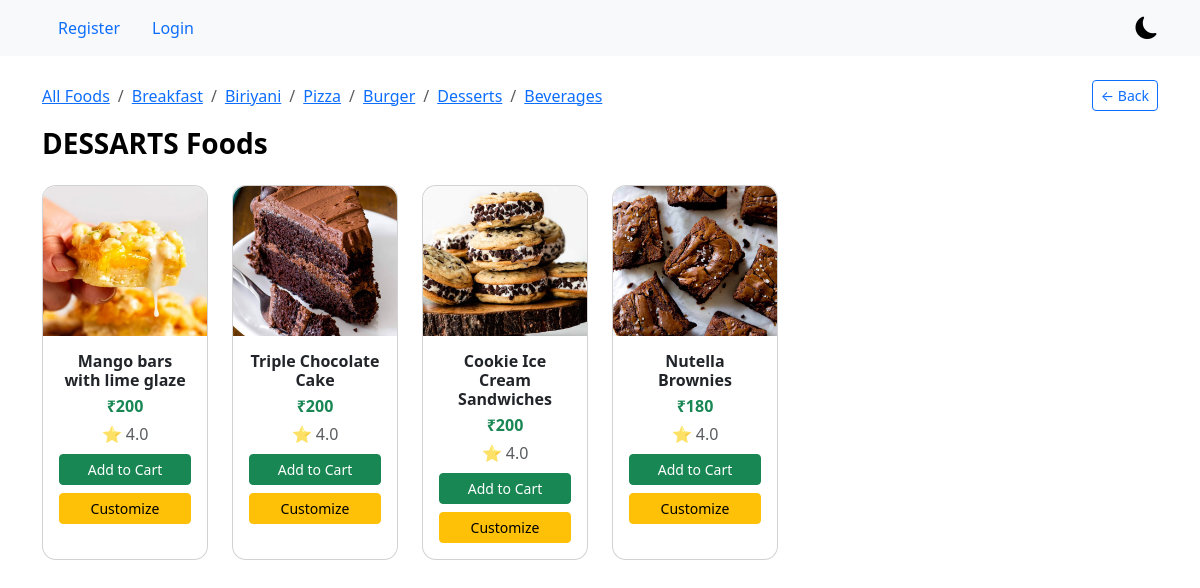
The app's page /foods/category/DESSARTS/ with its own data.
### foods/models.py (models this page shows)
class FoodItems(models.Model):
    name=models.CharField(max_length=100)
    price=models.IntegerField(null=True,blank=True)
    rating=models.FloatField(null=True,blank=True)
    foodpic = models.ImageField(upload_to='foodpic/', blank=True, null=True)
    Categories=models.CharField(max_length=100,choices=Categories)

### foods/views.py (the view)
# urls.py: path('category/<str:category>/', views.category_foods, name='category_foods'),
def category_foods(request, category):
    foods = FoodItems.objects.filter(Categories=category)
    context = {
        'foods': foods,
        'category': category,
    }
    return render(request, 'foods/category.html', context)

### templates/foods/category.html (shortened to what this page needs)
{% extends 'base.html' %}
{% load static %}
{% block content %}
<div class="container mt-4">
    <div class="breadcrumb-container mb-3">
        <nav aria-label="breadcrumb">
            <ol class="breadcrumb mb-0">
                <li class="breadcrumb-item">
                    <a href="{% url 'Allfoods' %}">All Foods</a>
                </li>
                <li class="breadcrumb-item"><a href="{% url 'category_foods' 'BREAKFAST' %}">Breakfast</a></li>
                <li class="breadcrumb-item"><a href="{% url 'category_foods' 'BIRIYANI' %}">Biriyani</a></li>
                <li class="breadcrumb-item"><a href="{% url 'category_foods' 'PIZZA' %}">Pizza</a></li>
                <li class="breadcrumb-item"><a href="{% url 'category_foods' 'BURGER' %}">Burger</a></li>
                <li class="breadcrumb-item"><a href="{% url 'category_foods' 'DESSARTS' %}">Desserts</a></li>
                <li class="breadcrumb-item"><a href="{% url 'category_foods' 'BREVERAGES' %}">Beverages</a></li>
            </ol>
        </nav>
        <a href="{% url 'Allfoods' %}" class="btn btn-outline-primary btn-sm">
            ← Back
        </a>
    </div>
    <h3 class="mb-4 text-capitalize fw-bold">
        {{ category }} Foods
    </h3>
    <div class="row g-4">
        {% for food in foods %}
            <div class="col-xl-2 col-lg-3 col-md-4 col-sm-6">
                <div class="card food-card h-100">
                    {% if food.foodpic %}
                        <img src="{{ food.foodpic.url }}" class="card-img-top food-img">
                    {% else %}
                        <img src="{% static 'css/images/default.png' %}" class="card-img-top food-img">
                    {% endif %}
                    <div class="card-body text-center">
                        <h6 class="fw-semibold mb-1">{{ food.name }}</h6>
                        <p class="mb-1 text-success fw-bold">₹{{ food.price }}</p>
                        <p class="mb-2 text-muted">⭐ {{ food.rating }}</p>
                        <a href="{% url 'add_cart' %}?food_id={{ food.id }}"
                           class="btn btn-success btn-sm w-100 mb-2">
                            Add to Cart
                        </a>
                        <a href="{% url 'customize' food.id %}"
                           class="btn btn-warning btn-sm w-100">
                            Customize
                        </a>
                    </div>
                </div>
            </div>
        {% endfor %}
    </div>
</div>
{% endblock %}

### templates/base.html (style rules this page uses)
:root { --bg-color: #ffffff; --text-color: #000000; --card-bg: #ffffff; --nav-bg: #f8f9fa; }
body { background-color: var(--bg-color); color: var(--text-color); transition: all 0.3s ease; scroll-behavior: smooth; }
.card, .jumbotron { background-color: var(--card-bg) !important; border-radius: 12px; }

### templates/foods/category.html (style rules this page uses)
.food-card { border-radius: 14px; transition: transform 0.2s ease, box-shadow 0.2s ease; }
.food-img { height: 150px; object-fit: cover; border-top-left-radius: 14px; border-top-right-radius: 14px; }
.breadcrumb-container { display: flex; justify-content: space-between; align-items: center; }

### records on screen
FoodItems: foodpic (picture), name "Mango bars with lime glaze", price "200", rating "4.0"
FoodItems: foodpic (picture), name "Triple Chocolate Cake", price "200", rating "4.0"
FoodItems: foodpic (picture), name "Cookie Ice Cream Sandwiches", price "200", rating "4.0"
FoodItems: foodpic (picture), name "Nutella Brownies", price "180", rating "4.0"

### other values on screen
{{ category }} "DESSARTS"
